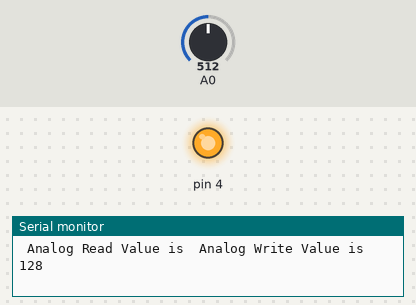
This sketch was run on a simulated Arduino Uno, built with avr-gcc and run on an emulated ATmega328P. Shown: output pins drawn as LEDs (lit = HIGH), the last lines printed to the serial monitor. The test bench sets the inputs (shaded band); at power-on: A0 = 512.

Above: at 1.2 s.
1.3 s: A0 set to 532
At 2.3 s:
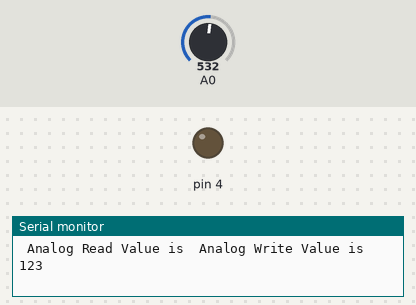
2.8 s: A0 set to 511
At 3.7 s:
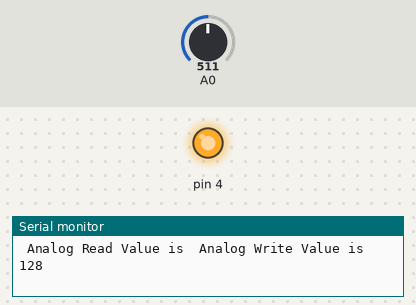
Timing chart, 0 to 5.8 s (numbered marks = the images above; inputs shaded):
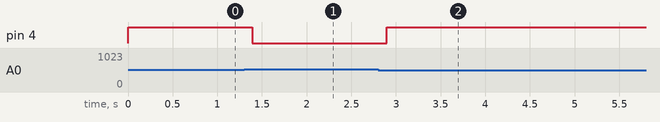

Measured:
- the behaviour switches between 513 and 514 on A0 (found by bisection; images 0 and 1)
- after the input at 1.3 s, pin 4: HIGH → LOW after 0.09 s
- after the input at 2.8 s, pin 4: LOW → HIGH after 0.10 s

The sketch:

analogRead_pinA0.ino
```cpp
int i = 0;
int j = 0;
void setup() {
  // put your setup code here, to run once:
Serial.begin(9600);
}

void loop() {
  // put your main code here, to run repeatedly:
i = analogRead(A0);
Serial.print(" Analog Read Value is ");
j = map(i, 0, 1023, 255, 0);
Serial.print(" Analog Write Value is ");
Serial.println(j);
analogWrite(4, j);
}
```
